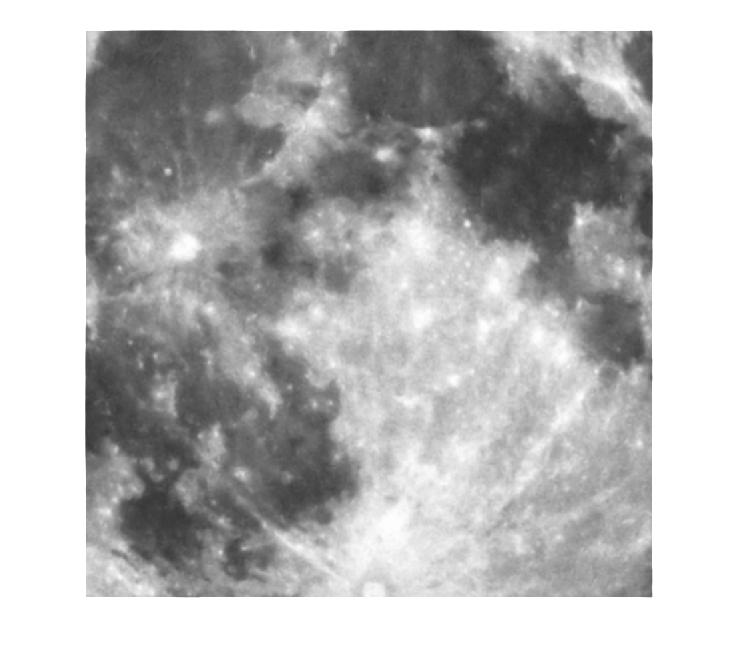
%> input picture assignment2Filtering/1/1/images/Moon(Laplacian1)(single sharpened).jpg, 740 x 663 px
$ octave --eval "result = myLinearContrastStretching(imread('../../../assignment2Filtering/1/1/images/Moon(Laplacian1)(single sharpened).jpg'));"   (GNU Octave 9; MATLAB toolbox functions it lacks are replaced by stand-ins)
%> lines starting %> are read from the running program, lines starting %| are printed output that depends on the picture
function [stretched] = myLinearContrastStretching(img)
%Performs linear contrast stretching on img
min(img(:))
%> ans = 47
max(img(:))
%> ans = 255
imDouble = im2double(img);
minP = min(imDouble(:));
%> minP = 0.184
maxP = max(imDouble(:));
%> maxP = 1
%Compute Scale factor
SF = 1/(maxP - minP);
%> SF = 1.23
stretched = im2uint8(SF.*imDouble);
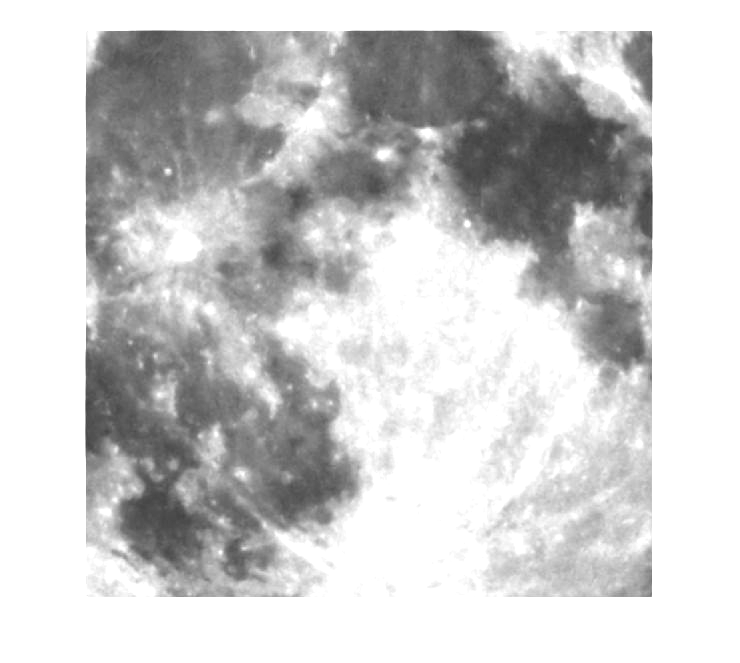
%> stretched: size 663x740x3 uint8; min 58, max 255, mean 204.8
